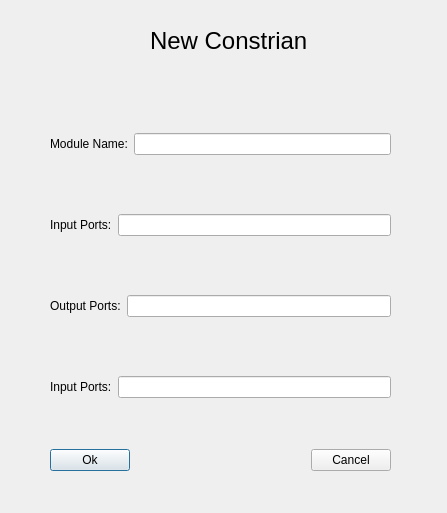
<?xml version="1.0" encoding="UTF-8"?>
<ui version="4.0">
 <class>new_constrain</class>
 <widget class="QDialog" name="new_constrain">
  <property name="geometry">
   <rect>
    <x>0</x>
    <y>0</y>
    <width>447</width>
    <height>513</height>
   </rect>
  </property>
  <property name="windowTitle">
   <string>Dialog</string>
  </property>
  <widget class="QWidget" name="horizontalLayoutWidget_3">
   <property name="geometry">
    <rect>
     <x>50</x>
     <y>440</y>
     <width>341</width>
     <height>41</height>
    </rect>
   </property>
   <layout class="QHBoxLayout" name="horizontalLayout_6">
    <item>
     <widget class="QPushButton" name="pushButton_ok">
      <property name="text">
       <string>Ok</string>
      </property>
     </widget>
    </item>
    <item>
     <spacer name="horizontalSpacer">
      <property name="orientation">
       <enum>Qt::Horizontal</enum>
      </property>
      <property name="sizeHint" stdset="0">
       <size>
        <width>40</width>
        <height>20</height>
       </size>
      </property>
     </spacer>
    </item>
    <item>
     <widget class="QPushButton" name="pushButton_cancel">
      <property name="text">
       <string>Cancel</string>
      </property>
     </widget>
    </item>
   </layout>
  </widget>
  <widget class="QLabel" name="label_2">
   <property name="geometry">
    <rect>
     <x>150</x>
     <y>10</y>
     <width>171</width>
     <height>61</height>
    </rect>
   </property>
   <property name="font">
    <font>
     <pointsize>18</pointsize>
    </font>
   </property>
   <property name="text">
    <string>New Constrian</string>
   </property>
  </widget>
  <widget class="QWidget" name="verticalLayoutWidget">
   <property name="geometry">
    <rect>
     <x>50</x>
     <y>80</y>
     <width>341</width>
     <height>371</height>
    </rect>
   </property>
   <layout class="QVBoxLayout" name="verticalLayout">
    <property name="sizeConstraint">
     <enum>QLayout::SetDefaultConstraint</enum>
    </property>
    <item>
     <layout class="QHBoxLayout" name="horizontalLayout_5">
      <item>
       <widget class="QLabel" name="label_3">
        <property name="text">
         <string>Module Name:</string>
        </property>
       </widget>
      </item>
      <item>
       <widget class="QLineEdit" name="lineEdit_module_name"/>
      </item>
     </layout>
    </item>
    <item>
     <layout class="QHBoxLayout" name="horizontalLayout_4">
      <item>
       <widget class="QLabel" name="label_4">
        <property name="text">
         <string>Input Ports:</string>
        </property>
       </widget>
      </item>
      <item>
       <widget class="QLineEdit" name="lineEdit_input_1"/>
      </item>
     </layout>
    </item>
    <item>
     <layout class="QHBoxLayout" name="horizontalLayout_2">
      <item>
       <widget class="QLabel" name="label_8">
        <property name="text">
         <string>Output Ports:</string>
        </property>
       </widget>
      </item>
      <item>
       <widget class="QLineEdit" name="lineEdit_out"/>
      </item>
     </layout>
    </item>
    <item>
     <layout class="QHBoxLayout" name="horizontalLayout">
      <item>
       <widget class="QLabel" name="label">
        <property name="text">
         <string>Input Ports:</string>
        </property>
       </widget>
      </item>
      <item>
       <widget class="QLineEdit" name="lineEdit_input_2"/>
      </item>
     </layout>
    </item>
   </layout>
  </widget>
 </widget>
 <resources/>
 <connections/>
</ui>
